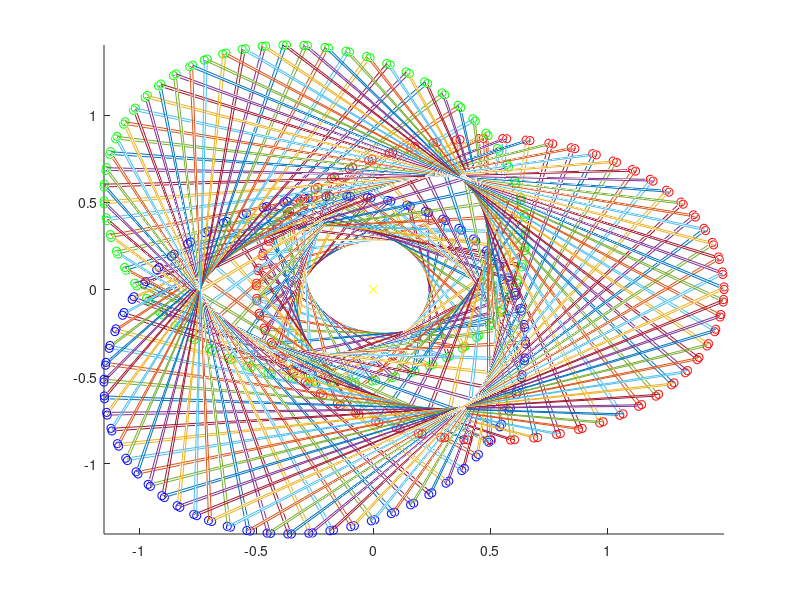

MATLAB code for this plot:
clear all
clc
close all

axis tight

hold on

%{
for epsilon =0.1:0.1:1;
    for e=0.1:0.1:1;
        phi=0:0.01:2*pi;
        R=1;
        
        X=R*(cos(phi)+e)*cos(epsilon);
        Y=R*sin(phi)*sqrt(1-e*e);
        Z=R*(cos(phi)+e)*sin(epsilon);
        
        plot3(X,Y,Z);
        pause(0.1);
    end
    
end
%}


epsilon =0.01;
e=.5;
        phi=0:0.1:4*pi;
        R=1;
        
        L=2*R*(1+e)*sin(epsilon);
        
        X1=R*(cos(phi)+e)*cos(epsilon);
        Y1=R*sin(phi)*sqrt(1-e*e);
        Z1=R*(cos(phi)+e)*sin(epsilon);
        
        pha=0.03;
        X12=R*(cos(phi+pha)+e)*cos(epsilon);
        Y12=R*sin(phi+pha)*sqrt(1-e*e);
        Z12=R*(cos(phi+pha)+e)*sin(epsilon);
        

        X13=R*(cos(phi+2*pha)+e)*cos(epsilon);
        Y13=R*sin(phi+2*pha)*sqrt(1-e*e);
        Z13=R*(cos(phi+2*pha)+e)*sin(epsilon);
        


       % plot3(X1,Y1,Z1);
        
        X2=X12*cos(2*pi/3)-Y12*sin(2*pi/3);
        X3=X13*cos(4*pi/3)-Y13*sin(4*pi/3);
        
        Y2=X12*sin(2*pi/3)+Y12*cos(2*pi/3);
        Y3=X13*sin(4*pi/3)+Y13*cos(4*pi/3);
        
        R1=sqrt((X1-X2).^2+(Y1-Y2).^2+(Z1-Z12).^2);
        R2=sqrt((X3-X2).^2+(Y3-Y2).^2+(Z13-Z12).^2);
        R3=sqrt((X1-X3).^2+(Y1-Y3).^2+(Z1-Z13).^2);
        
        L
        R1(1)
        R2(1)
        R3(1)
       
       
       
        
        for i=1:size(phi,2)
            i
            plot3(X1(i),Y1(i),Z1(i),'ro');
            plot3(X2(i),Y2(i),Z12(i),'go');
            plot3(X3(i),Y3(i),Z13(i),'bo');
            pause(0.0001);
        end
       
        
        for i=1:size(phi,2)
            
            
            plot3([X1(i) X2(i)],[Y1(i) Y2(i)],[Z1(i) Z12(i)]);
            plot3([X2(i) X3(i)],[Y2(i) Y3(i)],[Z12(i) Z13(i)]);
            plot3([X1(i) X3(i)],[Y1(i) Y3(i)],[Z1(i) Z13(i)]);
            pause(0.0001);
            
        end
        
        plot3(0,0,0,'yx');
    %{    

        plot(R1,'g');
        pause(1);
        plot(R2,'r');
        plot(R3,'b');
        
        
       % plot3(X2,Y2,Z1);
       % plot3(X3,Y3,Z1);
        pause(0.1);
        
        %}

